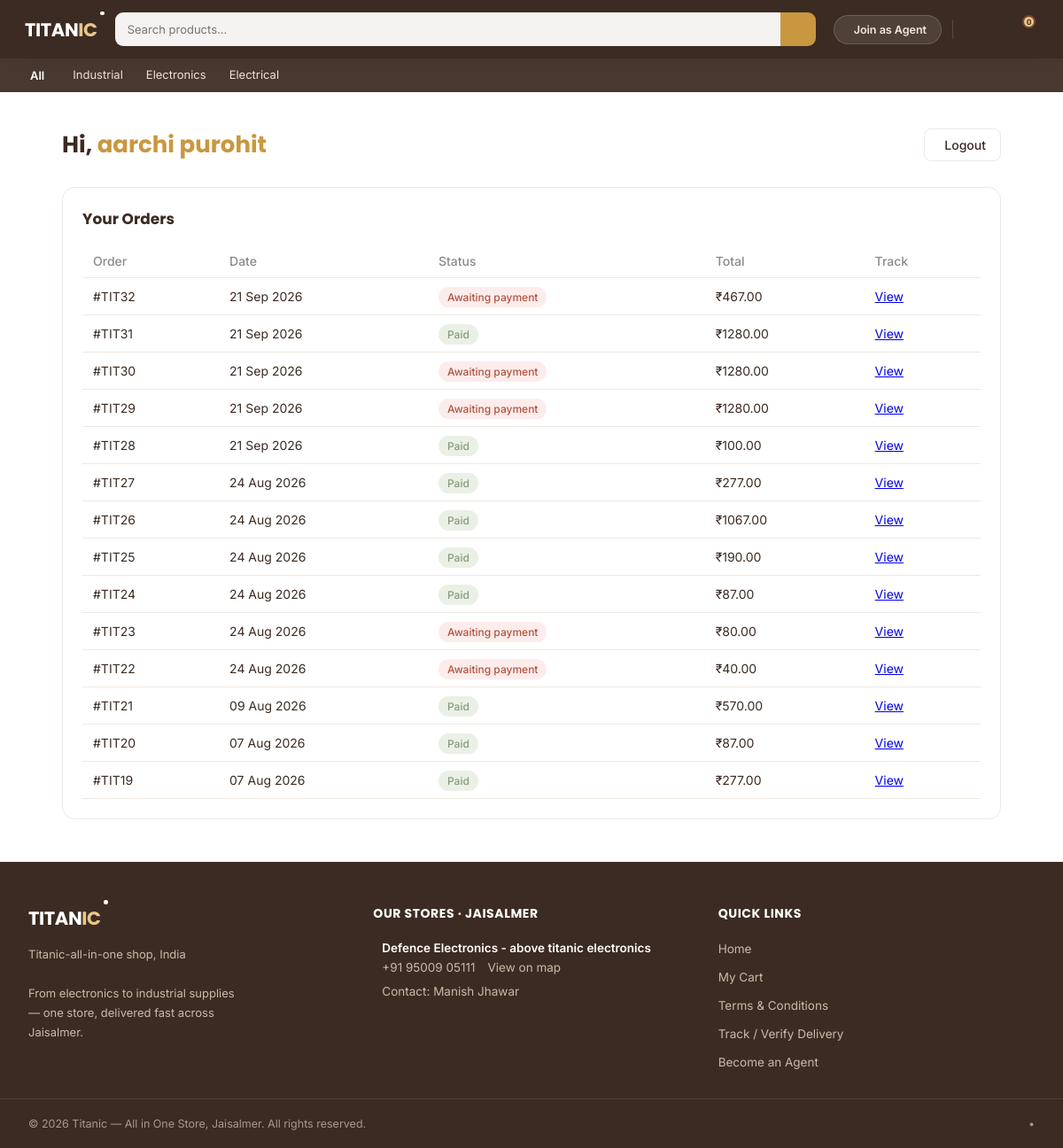
Before: /customer/dashboard/ (signed in) with the older database file.
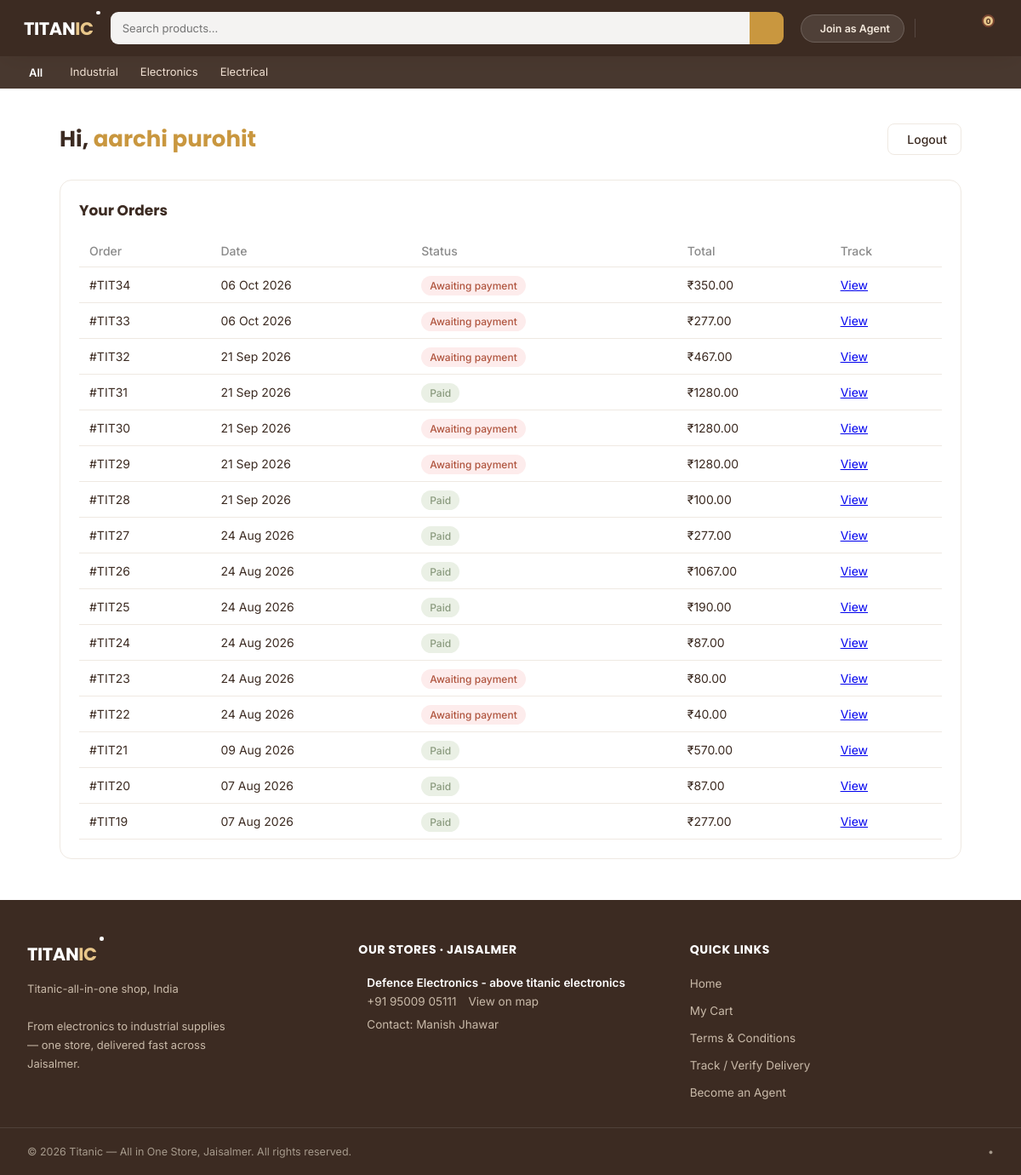
After: the same page with the newer database file.
### customers/models.py (models this page shows, shortened)
class Customer(models.Model):
    user = models.OneToOneField(User, on_delete=models.CASCADE)
    name = models.CharField(max_length=100)
    phone = models.CharField(max_length=15)
    referred_by = models.ForeignKey(
        'agents.Agent',
        null=True,
        blank=True,
        on_delete=models.SET_NULL,
        related_name='referred_customers',
    )
    created_at = models.DateTimeField(auto_now_add=True)

### orders/models.py (models this page shows, shortened)
class Order(models.Model):
    STATUS_CHOICES = [
        ('pending', 'Awaiting payment'),
        ('paid', 'Paid'),
        ('shipped', 'Shipped'),
        ('delivered', 'Delivered'),
    ]
    customer = models.ForeignKey(User, null=True, blank=True, on_delete=models.SET_NULL, related_name='orders')
    full_name = models.CharField(max_length=100)
    phone = models.CharField(max_length=15)
    address = models.TextField()
    pincode = models.CharField(max_length=10)
    referred_by = models.ForeignKey(Agent, null=True, blank=True, on_delete=models.SET_NULL)
    status = models.CharField(max_length=20, choices=STATUS_CHOICES, default='pending')
    delivery_otp = models.CharField(max_length=6, null=True, blank=True)
    razorpay_order_id = models.CharField(max_length=100, null=True, blank=True)  # legacy, unused now
    utr_number = models.CharField(max_length=30, blank=True, default='')  # UPI transaction ref entered by customer
    created_at = models.DateTimeField(auto_now_add=True)
    delivery_distance_km = models.DecimalField(max_digits=6, decimal_places=2, null=True, blank=True)
    convenience_charge = models.DecimalField(max_digits=10, decimal_places=2, default=0)

### customers/views.py (the view)
# urls.py: path('customer/dashboard/', views.customer_dashboard, name='customer_dashboard'),
@login_required(login_url='customer_login')
def customer_dashboard(request):
    if not hasattr(request.user, 'customer'):
        messages.error(request, 'Ye page sirf customers ke liye hai.')
        return redirect('customer_login')
    customer = request.user.customer
    orders = request.user.orders.all().order_by('-created_at')
    orders_with_total = []
    for order in orders:
        total = sum(item.price_at_purchase * item.quantity for item in order.items.all())
        orders_with_total.append({'order': order, 'total': total})
    return render(request, 'customers/dashboard.html', {
        'customer': customer,
        'orders_with_total': orders_with_total,
    })

### products/context_processors.py (called while the page is built)
def featured_categories(request):
    return {
        'featured_categories': {
            'industrial': Categories.objects.filter(parent=None, name__in=['Industrial', 'FMCG', 'Fmcg', 'Personal Care & Household']).first(),
            'bigdeals': Categories.objects.filter(parent=None, name__iregex=r'^big ?deals?$').first(),
            'electronics': Categories.objects.filter(parent=None, name__in=['Electronics']).first(),
            'electricals': Categories.objects.filter(parent=None, name__in=['Electrical', 'Electricals']).first(),
        }
    }

### customers/templates/customers/dashboard.html (shortened to what this page needs)
{% extends 'base.html' %}
{% load static %}
{% block content %}
<link rel="stylesheet" href="{% static 'customers/dashboard.css' %}">
<div class="dash-wrap">
    <div class="dash-header">
        <h1>Hi, <span>{{ customer.name }}</span></h1>
        <a href="{% url 'customer_logout' %}" class="dash-logout">
             Logout
        </a>
    </div>
    <div class="dash-section">
        <h3>Your Orders</h3>
        <table class="dash-table">
            <thead>
                <tr>
                    <th>Order</th>
                    <th>Date</th>
                    <th>Status</th>
                    <th>Total</th>
                    <th>Track</th>
                </tr>
            </thead>
            <tbody>
                {% for entry in orders_with_total %}
                <tr>
                    <td>#TIT{{ entry.order.id }}</td>
                    <td>{{ entry.order.created_at|date:"d M Y" }}</td>
                    <td><span class="badge badge-{{ entry.order.status }}">{{ entry.order.get_status_display }}</span></td>
                    <td>₹{{ entry.total }}</td>
                    <td><a href="{% url 'order_success' entry.order.id %}">View</a></td>
                </tr>
                {% empty %}
                <tr><td colspan="5" class="empty-row">No orders yet. Start shopping!</td></tr>
                {% endfor %}
            </tbody>
        </table>
    </div>
</div>
{% endblock %}

### templates/base.html (shortened to what this page needs)
{% load static %}
<!DOCTYPE html>
<html lang="en">
<head>
    <link rel="stylesheet" href="https://cdn.jsdelivr.net/npm/@tabler/icons-webfont@latest/tabler-icons.min.css">
    <link rel="stylesheet" href="{% static 'css/base.css' %}">
    <link rel="stylesheet" href="{% static 'css/footer.css' %}">
</head>
<body>
<nav class="navbar">
    <a href="{% url 'product_list' %}" class="logo">
        <span class="logo-text">TITAN<span class="logo-accent">IC<span class="logo-dot"></span></span></span>
    </a>
    <form class="search-bar" action="{% url 'search_results' %}" method="GET">
        <input type="text" name="q" placeholder="Search products..." value="{{ request.GET.q }}">
        <button type="submit" class="search-btn"></button>
    </form>
    <div class="nav-actions">
        <a href="{% url 'agent_signup' %}" class="agent-btn">
    <span>Join as Agent</span>
</a>
        {% if user.is_authenticated %}
<a href="{% url 'customer_dashboard' %}" class="nav-icon-btn">
</a>
{% else %}
<a href="{% url 'customer_login' %}" class="nav-icon-btn">
    <i class="ti ti-user"></i>
</a>
{% endif %}
        <a href="{% url 'view_cart' %}" class="nav-icon-btn">
            <span class="cart-badge" id="cart-badge">{{ request.session.cart|length }}</span>
        </a>
    </div>
</nav>
<div class="category-bar">
    <div class="cat-all-wrap">
        <div class="cat-all" id="catAllBtn">
            <span>All</span>
        </div>
    </div>
    <div class="cat-links-scroll">
        {% if featured_categories.industrial %}
        <a href="{% url 'category_detail' featured_categories.industrial.id %}" class="cat-link">Industrial</a>
        {% endif %}
        {% if featured_categories.electronics %}
        <a href="{% url 'category_detail' featured_categories.electronics.id %}" class="cat-link">Electronics</a>
        {% endif %}
        {% if featured_categories.electricals %}
        <a href="{% url 'category_detail' featured_categories.electricals.id %}" class="cat-link">Electrical</a>
        {% endif %}
    </div>
</div>
    {% block content %}
    {% endblock %}
    <footer class="site-footer">
        <div class="footer-top">
            <div class="footer-col footer-brand">
                <div class="footer-logo">TITAN<span class="logo-accent">IC<span class="logo-dot"></span></span></div>
                  <p class="footer-tagline">Titanic-all-in-one shop, India </p>
                  <p class="footer-tagline">From electronics to industrial supplies — one store, delivered fast across Jaisalmer.</p>
            </div>
            <div class="footer-col">
<div class="footer-stores">
  <h4>Our Stores · Jaisalmer</h4>
  <ul class="footer-contact">
    <li>
      <div>
        <span class="store-name">Defence Electronics - above titanic electronics</span>
        <span class="store-links">
          <a href="tel:+919500905111">+91 95009 05111</a>
          <a href="https://maps.app.goo.gl/ccUs1FjMamgbL5p69" target="_blank" rel="noopener">View on map</a>
          <p>Contact: Manish Jhawar </p>
        </span>
      </div>
    </li>
    <li>
    </li>
  </ul>
</div>
</div>
            <div class="footer-col">
                <h4>Quick Links</h4>
                <ul>
                    <li><a href="{% url 'product_list' %}">Home</a></li>
                    <li><a href="{% url 'view_cart' %}">My Cart</a></li>
                    <li><a href="{% url 'terms' %}">Terms &amp; Conditions</a></li>
                    <li><a href="{% url 'verify_delivery' %}">Track / Verify Delivery</a></li>
                    <li><a href="{% url 'agent_signup' %}">Become an Agent</a></li>
                </ul>
            </div>
        </div>
        <div class="footer-bottom">
            <p>&copy; 2026 Titanic — All in One Store, Jaisalmer. All rights reserved.</p>
            <div class="footer-bottom-links">
                <span>•</span>
            </div>
        </div>
    </footer>
</body>
</html>

### static/css/base.css (style rules this page uses)
:root { --brand-primary: #7A4632; --brand-accent: #C9973F; --brand-accent-light: #E8C68A; --brand-bg-warm: #F6F1EA; --brand-bg-light: #F8F4EE; --brand-text-dark: #3C2B22; --brand-border: #EFE9E2; --brand-discount: #B0553F; --brand-instock: #8A9A7E; }
* { margin: 0; padding: 0; box-sizing: border-box; }
body { font-family: 'Inter', sans-serif; color: var(--brand-text-dark); }
.navbar { display: flex; align-items: center; gap: 20px; background: var(--brand-text-dark); padding: 14px 28px; box-shadow: 0 8px 24px -8px rgba(122, 70, 50, 0.45); }
.navbar a { text-decoration: none; }
.logo { flex-shrink: 0; text-decoration: none; display: inline-block; }
.logo-text { font-family: 'Poppins', sans-serif; font-weight: 700; font-size: 21px; color: #FFFFFF; letter-spacing: -0.4px; }
.logo-accent { color: #E8C68A; position: relative; }
.logo-dot { position: absolute; top: -6px; right: -8px; width: 4.5px; height: 4.5px; border-radius: 50%; background: #FFFFFF; }
.search-bar { flex-grow: 1; display: flex; height: 38px; }
.search-bar input { flex-grow: 1; border: none; background: rgba(255,255,255,0.94); border-radius: 9px 0 0 9px; padding: 0 14px; font-size: 13px; outline: none; font-family: 'Inter', sans-serif; color: var(--brand-text-dark); }
.search-btn { width: 40px; background: var(--brand-accent); border: none; border-radius: 0 9px 9px 0; cursor: pointer; display: flex; align-items: center; justify-content: center; font-size: 15px; color: #FFFFFF; }
.nav-actions { display: flex; align-items: center; gap: 8px; flex-shrink: 0; }
.agent-btn { display: flex; align-items: center; gap: 6px; background: rgba(255,255,255,0.1); border: 1px solid rgba(255,255,255,0.16); color: #F3E8DC; padding: 8px 16px; border-radius: 20px; font-size: 12.5px; font-weight: 600; white-space: nowrap; cursor: pointer; text-decoration: none; }
.nav-icon-btn { width: 38px; height: 38px; border-radius: 10px; display: flex; align-items: center; justify-content: center; position: relative; text-decoration: none; transition: background 0.15s ease; }
.cart-badge { position: absolute; top: 3px; right: 3px; background: var(--brand-accent-light, #E8C68A); color: #4A2E1F; font-size: 8.5px; font-weight: 700; width: 15px; height: 15px; border-radius: 50%; display: flex; align-items: center; justify-content: center; border: 2px solid var(--brand-primary); }
.category-bar { display: flex; align-items: center; gap: 26px; background: #3c2b22ef; padding: 10px 28px; }
.cat-links-scroll { display: flex; align-items: center; gap: 26px; }
.cat-all-wrap { position: relative; }
.cat-all { display: flex; align-items: center; gap: 6px; color: #FFFFFF; font-size: 13px; font-weight: 600; cursor: pointer; }
.cat-link { color: #F0E0D2; font-size: 13px; text-decoration: none; padding-bottom: 2px; }

### customers/static/customers/dashboard.css (style rules this page uses)
.dash-wrap { max-width: 1100px; margin: 40px auto; padding: 0 20px; }
.dash-header { display: flex; justify-content: space-between; align-items: center; margin-bottom: 28px; flex-wrap: wrap; gap: 12px; }
.dash-header h1 { font-family: 'Poppins', sans-serif; font-size: 26px; color: var(--brand-text-dark); }
.dash-header h1 span { color: var(--brand-accent); }
.dash-logout { display: flex; align-items: center; gap: 6px; padding: 9px 16px; border-radius: 8px; border: 1px solid var(--brand-border); background: #fff; color: var(--brand-text-dark); text-decoration: none; font-size: 14px; font-weight: 500; }
.dash-section { background: #fff; border: 1px solid var(--brand-border); border-radius: 14px; padding: 22px; margin-bottom: 24px; }
.dash-section h3 { font-family: 'Poppins', sans-serif; font-size: 17px; margin-bottom: 16px; color: var(--brand-text-dark); }
.dash-table { width: 100%; border-collapse: collapse; font-size: 14px; }
.dash-table th { text-align: left; padding: 10px 12px; color: #8a8a8a; font-weight: 500; border-bottom: 1px solid var(--brand-border); }
.dash-table td { padding: 12px; border-bottom: 1px solid var(--brand-border); color: var(--brand-text-dark); }
.badge { padding: 4px 10px; border-radius: 20px; font-size: 12px; font-weight: 500; }
.badge-pending { background: #FDECEC; color: var(--brand-discount); }
.badge-paid { background: #EAF0E5; color: var(--brand-instock); }

Changed rows visible on the page:
added Order: order.id "34", order.created_at "06 Oct 2026", order.status "Awaiting payment", total "350.00"
added Order: order.id "33", order.created_at "06 Oct 2026", order.status "Awaiting payment", total "277.00"
